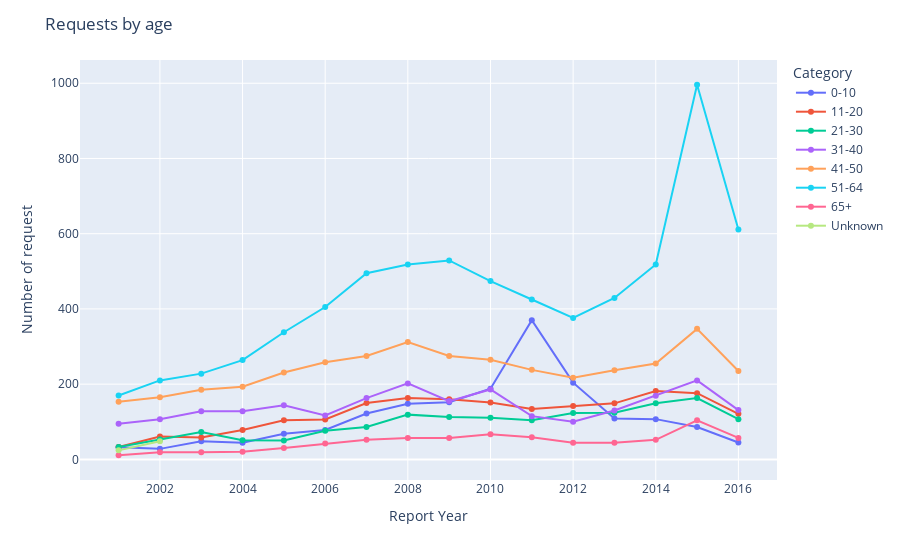
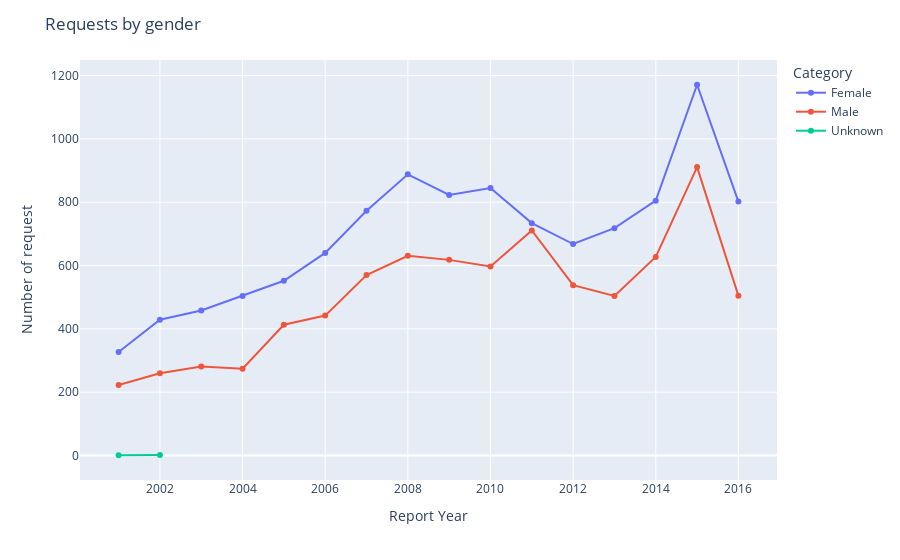
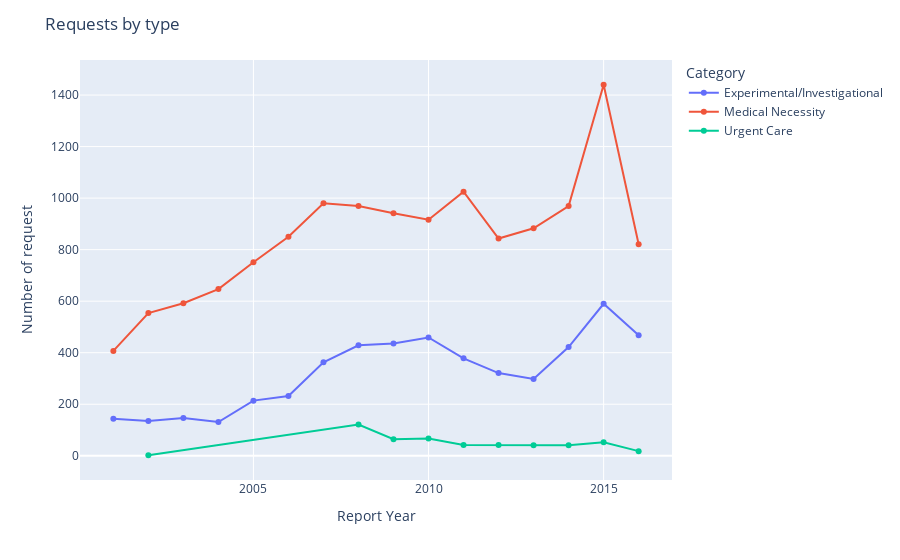

Source (notebook cell) for these figures, in order:
### Code cell
figures = []
for data, titles  in zip(data,titles):
    fig =plot_graph(data,titles)
    figures.append(fig)

for fig in figures:
    fig.show()

### Figure 1 — Plotly figure (JSON) as saved in the notebook; plotly's stock layout.template omitted (floating-point values rounded to 4 significant figures)
{"data": [{"customdata": [["0-10"], ["0-10"], ["0-10"], ["0-10"], ["0-10"], ["0-10"], ["0-10"], ["0-10"], ["0-10"], ["0-10"], ["0-10"], ["0-10"], ["0-10"], ["0-10"], ["0-10"], ["0-10"]], "hovertemplate": "Category=%{customdata[0]}<br>Report Year=%{x}<br>Number of request=%{y}<extra></extra>", "legendgroup": "0-10", "line": {"color": "#636efa", "dash": "solid"}, "marker": {"symbol": "circle"}, "mode": "markers+lines", "name": "0-10", "orientation": "v", "showlegend": true, "type": "scatter", "x": [2001, 2002, 2003, 2004, 2005, 2006, 2007, 2008, 2009, 2010, 2011, 2012, 2013, 2014, 2015, 2016], "xaxis": "x", "y": [32, 28, 48, 44, 68, 78, 122, 148, 152, 188, 370, 204, 109, 107, 86, 45], "yaxis": "y"}, {"customdata": [["11-20"], ["11-20"], ["11-20"], ["11-20"], ["11-20"], ["11-20"], ["11-20"], ["11-20"], ["11-20"], ["11-20"], ["11-20"], ["11-20"], ["11-20"], ["11-20"], ["11-20"], ["11-20"]], "hovertemplate": "Category=%{customdata[0]}<br>Report Year=%{x}<br>Number of request=%{y}<extra></extra>", "legendgroup": "11-20", "line": {"color": "#EF553B", "dash": "solid"}, "marker": {"symbol": "circle"}, "mode": "markers+lines", "name": "11-20", "orientation": "v", "showlegend": true, "type": "scatter", "x": [2001, 2002, 2003, 2004, 2005, 2006, 2007, 2008, 2009, 2010, 2011, 2012, 2013, 2014, 2015, 2016], "xaxis": "x", "y": [33, 61, 58, 78, 104, 106, 150, 163, 160, 151, 134, 142, 149, 182, 176, 121], "yaxis": "y"}, {"customdata": [["21-30"], ["21-30"], ["21-30"], ["21-30"], ["21-30"], ["21-30"], ["21-30"], ["21-30"], ["21-30"], ["21-30"], ["21-30"], ["21-30"], ["21-30"], ["21-30"], ["21-30"], ["21-30"]], "hovertemplate": "Category=%{customdata[0]}<br>Report Year=%{x}<br>Number of request=%{y}<extra></extra>", "legendgroup": "21-30", "line": {"color": "#00cc96", "dash": "solid"}, "marker": {"symbol": "circle"}, "mode": "markers+lines", "name": "21-30", "orientation": "v", "showlegend": true, "type": "scatter", "x": [2001, 2002, 2003, 2004, 2005, 2006, 2007, 2008, 2009, 2010, 2011, 2012, 2013, 2014, 2015, 2016], "xaxis": "x", "y": [33, 53, 73, 51, 50, 76, 86, 119, 113, 111, 104, 123, 124, 149, 163, 107], "yaxis": "y"}, {"customdata": [["31-40"], ["31-40"], ["31-40"], ["31-40"], ["31-40"], ["31-40"], ["31-40"], ["31-40"], ["31-40"], ["31-40"], ["31-40"], ["31-40"], ["31-40"], ["31-40"], ["31-40"], ["31-40"]], "hovertemplate": "Category=%{customdata[0]}<br>Report Year=%{x}<br>Number of request=%{y}<extra></extra>", "legendgroup": "31-40", "line": {"color": "#ab63fa", "dash": "solid"}, "marker": {"symbol": "circle"}, "mode": "markers+lines", "name": "31-40", "orientation": "v", "showlegend": true, "type": "scatter", "x": [2001, 2002, 2003, 2004, 2005, 2006, 2007, 2008, 2009, 2010, 2011, 2012, 2013, 2014, 2015, 2016], "xaxis": "x", "y": [95, 107, 128, 128, 144, 117, 163, 202, 155, 186, 115, 100, 130, 169, 210, 131], "yaxis": "y"}, {"customdata": [["41-50"], ["41-50"], ["41-50"], ["41-50"], ["41-50"], ["41-50"], ["41-50"], ["41-50"], ["41-50"], ["41-50"], ["41-50"], ["41-50"], ["41-50"], ["41-50"], ["41-50"], ["41-50"]], "hovertemplate": "Category=%{customdata[0]}<br>Report Year=%{x}<br>Number of request=%{y}<extra></extra>", "legendgroup": "41-50", "line": {"color": "#FFA15A", "dash": "solid"}, "marker": {"symbol": "circle"}, "mode": "markers+lines", "name": "41-50", "orientation": "v", "showlegend": true, "type": "scatter", "x": [2001, 2002, 2003, 2004, 2005, 2006, 2007, 2008, 2009, 2010, 2011, 2012, 2013, 2014, 2015, 2016], "xaxis": "x", "y": [153, 165, 185, 193, 231, 258, 275, 312, 275, 265, 238, 217, 237, 255, 347, 235], "yaxis": "y"}, {"customdata": [["51-64"], ["51-64"], ["51-64"], ["51-64"], ["51-64"], ["51-64"], ["51-64"], ["51-64"], ["51-64"], ["51-64"], ["51-64"], ["51-64"], ["51-64"], ["51-64"], ["51-64"], ["51-64"]], "hovertemplate": "Category=%{customdata[0]}<br>Report Year=%{x}<br>Number of request=%{y}<extra></extra>", "legendgroup": "51-64", "line": {"color": "#19d3f3", "dash": "solid"}, "marker": {"symbol": "circle"}, "mode": "markers+lines", "name": "51-64", "orientation": "v", "showlegend": true, "type": "scatter", "x": [2001, 2002, 2003, 2004, 2005, 2006, 2007, 2008, 2009, 2010, 2011, 2012, 2013, 2014, 2015, 2016], "xaxis": "x", "y": [170, 210, 228, 264, 338, 405, 495, 518, 529, 474, 425, 376, 429, 518, 996, 611], "yaxis": "y"}, {"customdata": [["65+"], ["65+"], ["65+"], ["65+"], ["65+"], ["65+"], ["65+"], ["65+"], ["65+"], ["65+"], ["65+"], ["65+"], ["65+"], ["65+"], ["65+"], ["65+"]], "hovertemplate": "Category=%{customdata[0]}<br>Report Year=%{x}<br>Number of request=%{y}<extra></extra>", "legendgroup": "65+", "line": {"color": "#FF6692", "dash": "solid"}, "marker": {"symbol": "circle"}, "mode": "markers+lines", "name": "65+", "orientation": "v", "showlegend": true, "type": "scatter", "x": [2001, 2002, 2003, 2004, 2005, 2006, 2007, 2008, 2009, 2010, 2011, 2012, 2013, 2014, 2015, 2016], "xaxis": "x", "y": [11, 19, 19, 20, 30, 42, 52, 57, 57, 67, 59, 44, 44, 52, 104, 57], "yaxis": "y"}, {"customdata": [["Unknown"], ["Unknown"]], "hovertemplate": "Category=%{customdata[0]}<br>Report Year=%{x}<br>Number of request=%{y}<extra></extra>", "legendgroup": "Unknown", "line": {"color": "#B6E880", "dash": "solid"}, "marker": {"symbol": "circle"}, "mode": "markers+lines", "name": "Unknown", "orientation": "v", "showlegend": true, "type": "scatter", "x": [2001, 2002], "xaxis": "x", "y": [24, 48], "yaxis": "y"}], "layout": {"legend": {"title": {"text": "Category"}, "tracegroupgap": 0}, "margin": {"t": 60}, "title": {"text": "Requests by age"}, "xaxis": {"anchor": "y", "domain": [0, 1], "title": {"text": "Report Year"}}, "yaxis": {"anchor": "x", "domain": [0, 1], "title": {"text": "Number of request"}}}}

### Figure 2 — Plotly figure (JSON) as saved in the notebook; plotly's stock layout.template omitted (floating-point values rounded to 4 significant figures)
{"data": [{"customdata": [["Female"], ["Female"], ["Female"], ["Female"], ["Female"], ["Female"], ["Female"], ["Female"], ["Female"], ["Female"], ["Female"], ["Female"], ["Female"], ["Female"], ["Female"], ["Female"]], "hovertemplate": "Category=%{customdata[0]}<br>Report Year=%{x}<br>Number of request=%{y}<extra></extra>", "legendgroup": "Female", "line": {"color": "#636efa", "dash": "solid"}, "marker": {"symbol": "circle"}, "mode": "markers+lines", "name": "Female", "orientation": "v", "showlegend": true, "type": "scatter", "x": [2001, 2002, 2003, 2004, 2005, 2006, 2007, 2008, 2009, 2010, 2011, 2012, 2013, 2014, 2015, 2016], "xaxis": "x", "y": [327, 429, 458, 504, 552, 640, 773, 888, 823, 845, 734, 668, 718, 805, 1171, 802], "yaxis": "y"}, {"customdata": [["Male"], ["Male"], ["Male"], ["Male"], ["Male"], ["Male"], ["Male"], ["Male"], ["Male"], ["Male"], ["Male"], ["Male"], ["Male"], ["Male"], ["Male"], ["Male"]], "hovertemplate": "Category=%{customdata[0]}<br>Report Year=%{x}<br>Number of request=%{y}<extra></extra>", "legendgroup": "Male", "line": {"color": "#EF553B", "dash": "solid"}, "marker": {"symbol": "circle"}, "mode": "markers+lines", "name": "Male", "orientation": "v", "showlegend": true, "type": "scatter", "x": [2001, 2002, 2003, 2004, 2005, 2006, 2007, 2008, 2009, 2010, 2011, 2012, 2013, 2014, 2015, 2016], "xaxis": "x", "y": [223, 260, 281, 274, 413, 442, 570, 631, 618, 597, 711, 538, 504, 627, 911, 505], "yaxis": "y"}, {"customdata": [["Unknown"], ["Unknown"]], "hovertemplate": "Category=%{customdata[0]}<br>Report Year=%{x}<br>Number of request=%{y}<extra></extra>", "legendgroup": "Unknown", "line": {"color": "#00cc96", "dash": "solid"}, "marker": {"symbol": "circle"}, "mode": "markers+lines", "name": "Unknown", "orientation": "v", "showlegend": true, "type": "scatter", "x": [2001, 2002], "xaxis": "x", "y": [1, 2], "yaxis": "y"}], "layout": {"legend": {"title": {"text": "Category"}, "tracegroupgap": 0}, "margin": {"t": 60}, "title": {"text": "Requests by gender"}, "xaxis": {"anchor": "y", "domain": [0, 1], "title": {"text": "Report Year"}}, "yaxis": {"anchor": "x", "domain": [0, 1], "title": {"text": "Number of request"}}}}

### Figure 3 — Plotly figure (JSON) as saved in the notebook; plotly's stock layout.template omitted (floating-point values rounded to 4 significant figures)
{"data": [{"customdata": [["Experimental/Investigational"], ["Experimental/Investigational"], ["Experimental/Investigational"], ["Experimental/Investigational"], ["Experimental/Investigational"], ["Experimental/Investigational"], ["Experimental/Investigational"], ["Experimental/Investigational"], ["Experimental/Investigational"], ["Experimental/Investigational"], ["Experimental/Investigational"], ["Experimental/Investigational"], ["Experimental/Investigational"], ["Experimental/Investigational"], ["Experimental/Investigational"], ["Experimental/Investigational"]], "hovertemplate": "Category=%{customdata[0]}<br>Report Year=%{x}<br>Number of request=%{y}<extra></extra>", "legendgroup": "Experimental/Investigational", "line": {"color": "#636efa", "dash": "solid"}, "marker": {"symbol": "circle"}, "mode": "markers+lines", "name": "Experimental/Investigational", "orientation": "v", "showlegend": true, "type": "scatter", "x": [2001, 2002, 2003, 2004, 2005, 2006, 2007, 2008, 2009, 2010, 2011, 2012, 2013, 2014, 2015, 2016], "xaxis": "x", "y": [144, 135, 147, 131, 214, 232, 363, 429, 436, 459, 378, 321, 298, 422, 590, 468], "yaxis": "y"}, {"customdata": [["Medical Necessity"], ["Medical Necessity"], ["Medical Necessity"], ["Medical Necessity"], ["Medical Necessity"], ["Medical Necessity"], ["Medical Necessity"], ["Medical Necessity"], ["Medical Necessity"], ["Medical Necessity"], ["Medical Necessity"], ["Medical Necessity"], ["Medical Necessity"], ["Medical Necessity"], ["Medical Necessity"], ["Medical Necessity"]], "hovertemplate": "Category=%{customdata[0]}<br>Report Year=%{x}<br>Number of request=%{y}<extra></extra>", "legendgroup": "Medical Necessity", "line": {"color": "#EF553B", "dash": "solid"}, "marker": {"symbol": "circle"}, "mode": "markers+lines", "name": "Medical Necessity", "orientation": "v", "showlegend": true, "type": "scatter", "x": [2001, 2002, 2003, 2004, 2005, 2006, 2007, 2008, 2009, 2010, 2011, 2012, 2013, 2014, 2015, 2016], "xaxis": "x", "y": [407, 554, 592, 647, 751, 850, 980, 969, 941, 916, 1025, 843, 883, 969, 1440, 821], "yaxis": "y"}, {"customdata": [["Urgent Care"], ["Urgent Care"], ["Urgent Care"], ["Urgent Care"], ["Urgent Care"], ["Urgent Care"], ["Urgent Care"], ["Urgent Care"], ["Urgent Care"], ["Urgent Care"]], "hovertemplate": "Category=%{customdata[0]}<br>Report Year=%{x}<br>Number of request=%{y}<extra></extra>", "legendgroup": "Urgent Care", "line": {"color": "#00cc96", "dash": "solid"}, "marker": {"symbol": "circle"}, "mode": "markers+lines", "name": "Urgent Care", "orientation": "v", "showlegend": true, "type": "scatter", "x": [2002, 2008, 2009, 2010, 2011, 2012, 2013, 2014, 2015, 2016], "xaxis": "x", "y": [2, 121, 64, 67, 42, 42, 41, 41, 52, 18], "yaxis": "y"}], "layout": {"legend": {"title": {"text": "Category"}, "tracegroupgap": 0}, "margin": {"t": 60}, "title": {"text": "Requests by type"}, "xaxis": {"anchor": "y", "domain": [0, 1], "title": {"text": "Report Year"}}, "yaxis": {"anchor": "x", "domain": [0, 1], "title": {"text": "Number of request"}}}}
